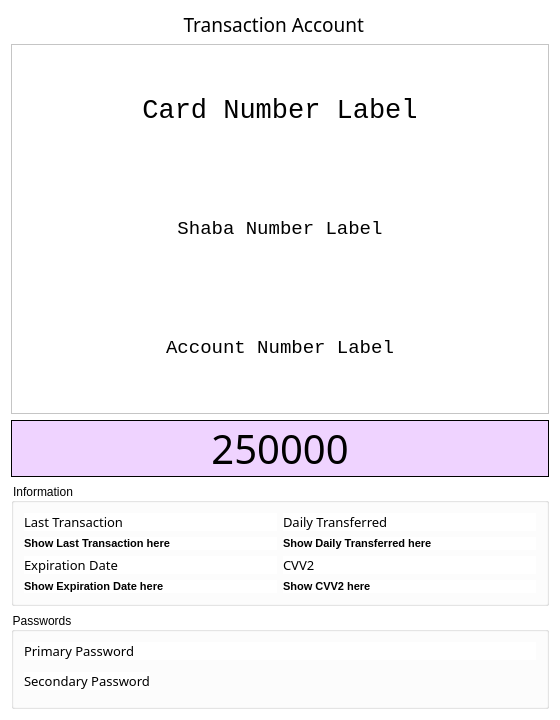
<?xml version="1.0" encoding="UTF-8"?>
<ui version="4.0">
 <class>AccountView</class>
 <widget class="QDialog" name="AccountView">
  <property name="geometry">
   <rect>
    <x>0</x>
    <y>0</y>
    <width>560</width>
    <height>720</height>
   </rect>
  </property>
  <property name="windowTitle">
   <string>Dialog</string>
  </property>
  <property name="styleSheet">
   <string notr="true">background-color: rgb(255, 255, 255);</string>
  </property>
  <layout class="QVBoxLayout" name="verticalLayout_2">
   <item>
    <layout class="QHBoxLayout" name="typeLayout">
     <item>
      <spacer name="leftSpacer">
       <property name="orientation">
        <enum>Qt::Orientation::Horizontal</enum>
       </property>
       <property name="sizeHint" stdset="0">
        <size>
         <width>40</width>
         <height>20</height>
        </size>
       </property>
      </spacer>
     </item>
     <item>
      <widget class="QLabel" name="accountTypeLabel">
       <property name="sizePolicy">
        <sizepolicy hsizetype="MinimumExpanding" vsizetype="Preferred">
         <horstretch>0</horstretch>
         <verstretch>0</verstretch>
        </sizepolicy>
       </property>
       <property name="font">
        <font>
         <family>Segoe Print</family>
         <pointsize>14</pointsize>
        </font>
       </property>
       <property name="text">
        <string>Transaction Account</string>
       </property>
       <property name="alignment">
        <set>Qt::AlignmentFlag::AlignRight|Qt::AlignmentFlag::AlignTrailing|Qt::AlignmentFlag::AlignVCenter</set>
       </property>
      </widget>
     </item>
     <item>
      <widget class="QLabel" name="accountTypeIcon">
       <property name="text">
        <string/>
       </property>
       <property name="pixmap">
        <pixmap resource="../../resources.qrc">:/images/accounts/transaction-account.png</pixmap>
       </property>
      </widget>
     </item>
     <item>
      <spacer name="rightSpacer">
       <property name="orientation">
        <enum>Qt::Orientation::Horizontal</enum>
       </property>
       <property name="sizeHint" stdset="0">
        <size>
         <width>40</width>
         <height>20</height>
        </size>
       </property>
      </spacer>
     </item>
    </layout>
   </item>
   <item>
    <widget class="QFrame" name="numbersFrame">
     <property name="sizePolicy">
      <sizepolicy hsizetype="Preferred" vsizetype="MinimumExpanding">
       <horstretch>0</horstretch>
       <verstretch>0</verstretch>
      </sizepolicy>
     </property>
     <property name="frameShape">
      <enum>QFrame::Shape::StyledPanel</enum>
     </property>
     <layout class="QVBoxLayout" name="numbersLayout">
      <item>
       <widget class="QLabel" name="cardNumberLabel">
        <property name="font">
         <font>
          <family>Consolas</family>
          <pointsize>20</pointsize>
          <fontweight>ExtraLight</fontweight>
         </font>
        </property>
        <property name="text">
         <string>Card Number Label</string>
        </property>
        <property name="alignment">
         <set>Qt::AlignmentFlag::AlignCenter</set>
        </property>
       </widget>
      </item>
      <item>
       <widget class="QLabel" name="shabaNumberLabel">
        <property name="font">
         <font>
          <family>Consolas</family>
          <pointsize>14</pointsize>
         </font>
        </property>
        <property name="text">
         <string>Shaba Number Label</string>
        </property>
        <property name="alignment">
         <set>Qt::AlignmentFlag::AlignCenter</set>
        </property>
       </widget>
      </item>
      <item>
       <widget class="QLabel" name="accountNumberLabel">
        <property name="font">
         <font>
          <family>Courier New</family>
          <pointsize>14</pointsize>
         </font>
        </property>
        <property name="text">
         <string>Account Number Label</string>
        </property>
        <property name="alignment">
         <set>Qt::AlignmentFlag::AlignCenter</set>
        </property>
       </widget>
      </item>
     </layout>
    </widget>
   </item>
   <item>
    <widget class="QLabel" name="balanceView">
     <property name="font">
      <font>
       <family>Pricedown</family>
       <pointsize>30</pointsize>
       <fontweight>ExtraLight</fontweight>
      </font>
     </property>
     <property name="styleSheet">
      <string notr="true">background-color: rgb(239, 211, 255);</string>
     </property>
     <property name="frameShape">
      <enum>QFrame::Shape::Panel</enum>
     </property>
     <property name="text">
      <string>250000</string>
     </property>
     <property name="alignment">
      <set>Qt::AlignmentFlag::AlignCenter</set>
     </property>
    </widget>
   </item>
   <item>
    <widget class="QGroupBox" name="informationGroup">
     <property name="title">
      <string>Information</string>
     </property>
     <layout class="QGridLayout" name="gridLayout">
      <property name="leftMargin">
       <number>10</number>
      </property>
      <property name="topMargin">
       <number>10</number>
      </property>
      <property name="rightMargin">
       <number>10</number>
      </property>
      <property name="bottomMargin">
       <number>10</number>
      </property>
      <item row="0" column="0">
       <layout class="QVBoxLayout" name="lastTransactionLayout">
        <item>
         <widget class="QLabel" name="lastTransactionLabel">
          <property name="font">
           <font>
            <family>Segoe Print</family>
            <pointsize>10</pointsize>
           </font>
          </property>
          <property name="text">
           <string>Last Transaction</string>
          </property>
         </widget>
        </item>
        <item>
         <widget class="QLabel" name="lastTransactionView">
          <property name="font">
           <font>
            <pointsize>8</pointsize>
            <bold>true</bold>
           </font>
          </property>
          <property name="text">
           <string>Show Last Transaction here</string>
          </property>
         </widget>
        </item>
       </layout>
      </item>
      <item row="0" column="1">
       <layout class="QVBoxLayout" name="dailyTransferredLayout">
        <item>
         <widget class="QLabel" name="dailyTransferredLabel">
          <property name="font">
           <font>
            <family>Segoe Print</family>
            <pointsize>10</pointsize>
           </font>
          </property>
          <property name="text">
           <string>Daily Transferred</string>
          </property>
         </widget>
        </item>
        <item>
         <widget class="QLabel" name="dailyTransferredView">
          <property name="font">
           <font>
            <pointsize>8</pointsize>
            <bold>true</bold>
           </font>
          </property>
          <property name="text">
           <string>Show Daily Transferred here</string>
          </property>
         </widget>
        </item>
       </layout>
      </item>
      <item row="1" column="0">
       <layout class="QVBoxLayout" name="expirationDateLayout">
        <item>
         <widget class="QLabel" name="expirationDateLabel">
          <property name="font">
           <font>
            <family>Segoe Print</family>
            <pointsize>10</pointsize>
           </font>
          </property>
          <property name="text">
           <string>Expiration Date</string>
          </property>
         </widget>
        </item>
        <item>
         <widget class="QLabel" name="expirationDateView">
          <property name="font">
           <font>
            <pointsize>8</pointsize>
            <bold>true</bold>
           </font>
          </property>
          <property name="text">
           <string>Show Expiration Date here</string>
          </property>
         </widget>
        </item>
       </layout>
      </item>
      <item row="1" column="1">
       <layout class="QVBoxLayout" name="cvv2Layout">
        <item>
         <widget class="QLabel" name="cvv2Label">
          <property name="font">
           <font>
            <family>Segoe Print</family>
            <pointsize>10</pointsize>
           </font>
          </property>
          <property name="text">
           <string>CVV2</string>
          </property>
         </widget>
        </item>
        <item>
         <widget class="QLabel" name="cvv2View">
          <property name="font">
           <font>
            <pointsize>8</pointsize>
            <bold>true</bold>
           </font>
          </property>
          <property name="text">
           <string>Show CVV2 here</string>
          </property>
         </widget>
        </item>
       </layout>
      </item>
     </layout>
    </widget>
   </item>
   <item>
    <widget class="QGroupBox" name="passwordGroup">
     <property name="title">
      <string>Passwords</string>
     </property>
     <layout class="QVBoxLayout" name="passwordLayout">
      <property name="leftMargin">
       <number>10</number>
      </property>
      <property name="topMargin">
       <number>10</number>
      </property>
      <property name="rightMargin">
       <number>10</number>
      </property>
      <property name="bottomMargin">
       <number>10</number>
      </property>
      <item>
       <widget class="QLabel" name="primaryPasswordLabel">
        <property name="sizePolicy">
         <sizepolicy hsizetype="Preferred" vsizetype="Preferred">
          <horstretch>0</horstretch>
          <verstretch>0</verstretch>
         </sizepolicy>
        </property>
        <property name="font">
         <font>
          <family>Segoe Print</family>
          <pointsize>10</pointsize>
          <bold>false</bold>
         </font>
        </property>
        <property name="text">
         <string>Primary Password</string>
        </property>
        <property name="alignment">
         <set>Qt::AlignmentFlag::AlignLeading|Qt::AlignmentFlag::AlignLeft|Qt::AlignmentFlag::AlignVCenter</set>
        </property>
       </widget>
      </item>
      <item>
       <widget class="PasswordEdit" name="primaryPasswordView" native="true">
        <property name="sizePolicy">
         <sizepolicy hsizetype="MinimumExpanding" vsizetype="Preferred">
          <horstretch>0</horstretch>
          <verstretch>0</verstretch>
         </sizepolicy>
        </property>
       </widget>
      </item>
      <item>
       <widget class="QLabel" name="secondaryPasswordLabel">
        <property name="sizePolicy">
         <sizepolicy hsizetype="Fixed" vsizetype="Preferred">
          <horstretch>0</horstretch>
          <verstretch>0</verstretch>
         </sizepolicy>
        </property>
        <property name="font">
         <font>
          <family>Segoe Print</family>
          <pointsize>10</pointsize>
          <bold>false</bold>
         </font>
        </property>
        <property name="text">
         <string>Secondary Password</string>
        </property>
        <property name="alignment">
         <set>Qt::AlignmentFlag::AlignLeading|Qt::AlignmentFlag::AlignLeft|Qt::AlignmentFlag::AlignVCenter</set>
        </property>
       </widget>
      </item>
      <item>
       <widget class="PasswordEdit" name="secondaryPasswordView" native="true">
        <property name="sizePolicy">
         <sizepolicy hsizetype="MinimumExpanding" vsizetype="Preferred">
          <horstretch>0</horstretch>
          <verstretch>0</verstretch>
         </sizepolicy>
        </property>
       </widget>
      </item>
     </layout>
    </widget>
   </item>
  </layout>
 </widget>
 <customwidgets>
  <customwidget>
   <class>PasswordEdit</class>
   <extends>QWidget</extends>
   <header location="global">include/elements/passwordedit.h</header>
   <container>1</container>
  </customwidget>
 </customwidgets>
 <resources>
  <include location="../../resources.qrc"/>
 </resources>
 <connections/>
</ui>
